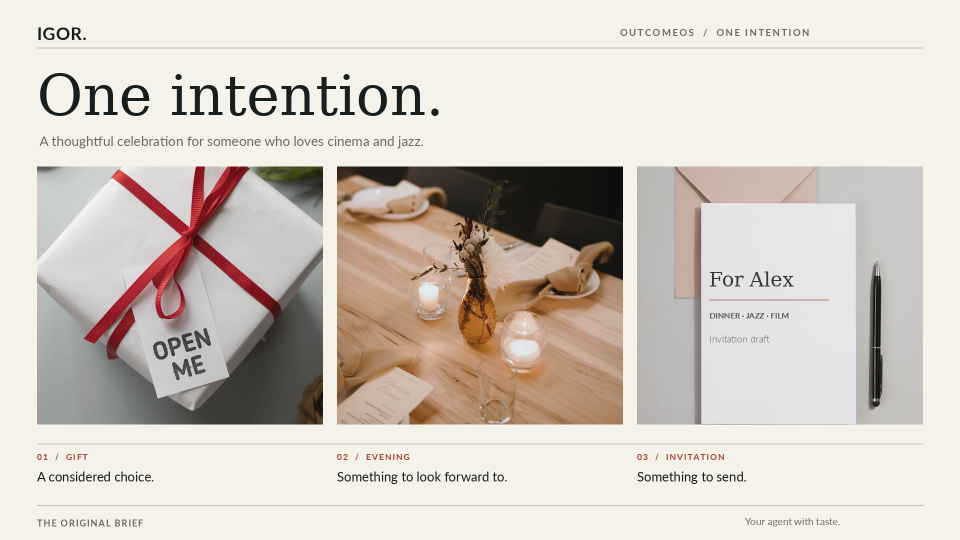
#> input picture production/signature/01_before_STORYFRAME.jpg, 1920 x 1080 px, given in place of A17.jpg, which was not available (shown at 1/2 size)
$ python build_signature_sequence.py
#> lines starting #> are read from the running program, lines starting #| are printed output that depends on the picture; pictures that were not available may be replaced by others from this repository, and a replacement may not be noted
#!/usr/bin/env python3
"""IGOR OutcomeOS signature sequence — photographic keyframe art direction.

Uses unchanged pixels from licensed-source photo library (photo IDs A17, A18, A21,
A22, A25, A26). Creates three matched, 1920x1080 movie keyframes, plus three
type-free plates for motion/Veo. Does not manufacture product screenshots.
"""
from __future__ import annotations
from pathlib import Path
from PIL import Image, ImageDraw, ImageFont, ImageFilter, ImageEnhance, ImageOps
import json
import os

ROOT=Path(__file__).resolve().parents[2]
SRC=ROOT/"dist"/"photos"
OUT=ROOT/"production"/"signature"
OUT.mkdir(parents=True,exist_ok=True)
W,H=1920,1080
PAPER=(245,242,234)
INK=(24,30,28)
MUTED=(106,107,100)
COPPER=(163,67,45)
WHITE=(252,250,243)

def font_path(family,style):
    roots=[
      "/usr/share/fonts/truetype/lato",
      "/usr/share/fonts/truetype/liberation2",
      "/usr/share/fonts/truetype/dejavu"
    ]
    names={
      ("serif","regular"):["LiberationSerif-Regular.ttf","DejaVuSerif.ttf"],
      ("serif","bold"):["LiberationSerif-Bold.ttf","DejaVuSerif-Bold.ttf"],
      ("sans","regular"):["Lato-Regular.ttf","LiberationSans-Regular.ttf","DejaVuSans.ttf"],
      ("sans","bold"):["Lato-Bold.ttf","LiberationSans-Bold.ttf","DejaVuSans-Bold.ttf"],
      ("sans","light"):["Lato-Light.ttf","LiberationSans-Regular.ttf","DejaVuSans.ttf"]
    }[(family,style)]
    for name in names:
        for root in roots:
            p=Path(root)/name
            if p.exists():return str(p)
    return "/usr/share/fonts/truetype/dejavu/DejaVuSans.ttf"
def font(sz,family="sans",style="regular"):
    return ImageFont.truetype(font_path(family,style),sz)

def crop_photo(photo, size, center=(.5,.5)):
    im=Image.open(SRC/f"{photo}.jpg").convert("RGB")
    im=ImageOps.exif_transpose(im)
    return ImageOps.fit(im,size,method=Image.Resampling.LANCZOS,centering=center)

def grade(im,photo):
    # Gentle, identical film-finishing pass for stock sources of unequal color.
    im=ImageEnhance.Contrast(im).enhance(0.98)
    im=ImageEnhance.Color(im).enhance(0.91)
    wash=Image.new("RGB",im.size,(239,226,206))
    return Image.blend(im,wash,0.055)

def spaced(d, text, xy, face, fill, spacing=3):
    x,y=xy
    for ch in text:
        d.text((x,y),ch,font=face,fill=fill)
        x+=d.textlength(ch,font=face)+spacing

def compose(ids, state, frame_num, clean=False):
    im=Image.new("RGB",(W,H),PAPER)
    d=ImageDraw.Draw(im)
    for y in range(0,H,6):
        # Subtle non-repeating horizontal paper texture; no gradients/neon.
        line=(244 if y%24==0 else 245,241 if y%18==0 else 242,233 if y%24==0 else 234)
        d.line((0,y,W,y),fill=line,width=1)
    xpoints=[74,674,1274]
    width,height=572,516
    t=333
    for i,(x,id) in enumerate(zip(xpoints,ids)):
        photo=grade(crop_photo(id,(width,height)),id)
        im.paste(photo,(x,t))
    # Make the invitation an actual draft artifact, not a blank stock-paper proxy.
    # Same inscription is deliberately preserved across budget revisions.
    d=ImageDraw.Draw(im)
    d.text((1418,535),"For Alex",font=font(40,"serif","regular"),fill=(57,55,51))
    d.line((1419,599,1657,599),fill=(167,133,115),width=2)
    d.text((1419,621),"DINNER · JAZZ · FILM",font=font(16,"sans","bold"),fill=(84,82,79))
    d.text((1419,666),"Invitation draft",font=font(19,"sans","light"),fill=(102,100,95))
    # Paper-based photographic geometry (same for all states).
    d=ImageDraw.Draw(im)
    d.line((74,95,1846,95),fill=(201,196,182),width=2)
    d.line((74,1010,1846,1010),fill=(201,196,182),width=2)
    d.line((74,887,1846,887),fill=(201,196,182),width=2)

    if clean:
        path=OUT/f"{frame_num:02d}_{state}_PLATE.jpg"
        im.save(path,"JPEG",quality=95,subsampling=0)
        return

    spaced(d,"IGOR.",(74,45),font(35,"sans","bold"),INK,spacing=1)
    spaced(d,"OUTCOMEOS  /  ONE INTENTION",(1240,53),font(19,"sans","bold"),MUTED,spacing=3)

    if state=="before":
        d.text((74,126),"One intention.",font=font(112,"serif","regular"),fill=INK)
        d.text((79,265),"A thoughtful celebration for someone who loves cinema and jazz.",
               font=font(27,"sans","regular"),fill=MUTED)
    elif state=="change":
        d.text((74,126),"Then one thing changes.",font=font(100,"serif","regular"),fill=INK)
        d.text((79,268),"The goal stays the same. The constraints don't.",
               font=font(26,"sans","regular"),fill=MUTED)
    else:
        d.text((74,126),"Change what matters.",font=font(110,"serif","regular"),fill=INK)
        d.text((79,268),"Two outcomes update. One stays exactly right.",
               font=font(26,"sans","regular"),fill=MUTED)

    labels_before=[
        ("01  /  GIFT","A considered choice."),
        ("02  /  EVENING","Something to look forward to."),
        ("03  /  INVITATION","Something to send.")
    ]
    labels_after=[
        ("01  /  GIFT","Reconsidered."),
        ("02  /  EVENING","Replanned."),
        ("03  /  INVITATION","Preserved. No change needed.")
    ]
    labs=labels_after if state=="after" else labels_before
    for x,(label,sub) in zip(xpoints,labs):
        spaced(d,label,(x,903),font(17,"sans","bold"),COPPER,spacing=2)
        d.text((x,937),sub,font=font(26,"sans","regular"),fill=INK)

    if state=="change":
        # One physical-print overlay, not a synthetic floating chatbot card.
        ov=Image.new("RGBA",(W,H),(0,0,0,0))
        dd=ImageDraw.Draw(ov)
        dd.rectangle((74,480,1846,720),fill=(30,33,30,240))
        dd.rectangle((74,480,87,720),fill=COPPER+(255,))
        dd.text((130,514),"“Actually, keep it under $150.”",
                font=font(76,"serif","regular"),fill=WHITE)
        spaced(dd,"A SINGLE CORRECTION  /  THREE AFFECTED RESULTS",
               (135,642),font(20,"sans","bold"),(225,218,203),spacing=2)
        im=Image.alpha_composite(im.convert("RGBA"),ov).convert("RGB")
        d=ImageDraw.Draw(im)

    if state=="after":
        spaced(d,"02 REVISED  /  01 PRESERVED",(74,1035),font(19,"sans","bold"),COPPER,spacing=2)
        d.text((1358,1030),"One conversation. Intelligent continuity.",
               font=font(20,"sans","regular"),fill=MUTED)
    else:
        spaced(d,"THE ORIGINAL BRIEF",(74,1035),font(18,"sans","bold"),MUTED,spacing=2)
        d.text((1490,1030),"Your agent with taste.",
               font=font(20,"sans","regular"),fill=MUTED)
    im.save(OUT/f"{frame_num:02d}_{state}_STORYFRAME.jpg","JPEG",quality=95,subsampling=0)

def main():
    before=["A17","A21","A25"]
    after=["A18","A22","A25"]
    states=[
      ("before", before,1),
      ("change",before,2),
      ("after",after,3)
    ]
    for state,ids,n in states:
        compose(ids,state,n,clean=True)
#> in compose, `im=Image.new("RGB",(W,H),PAPER)`:
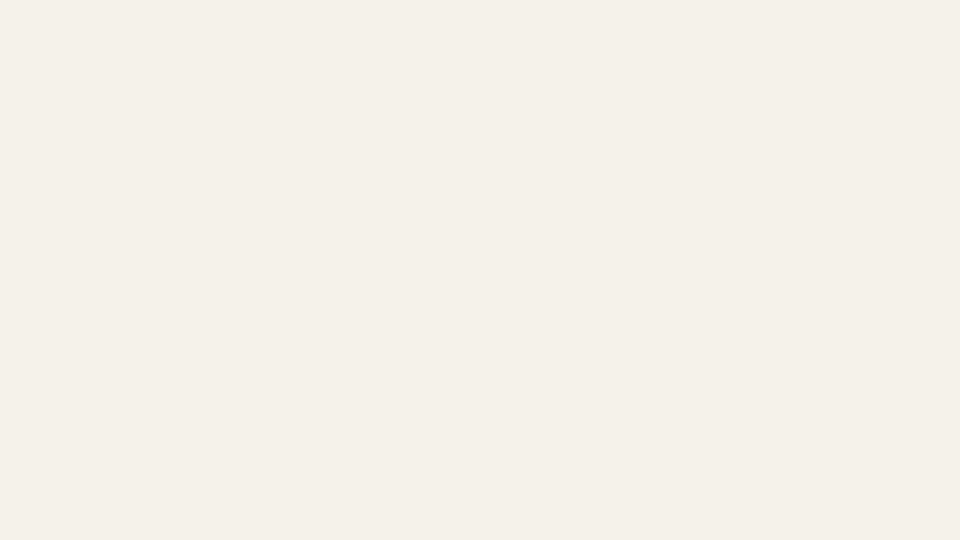
#> im: PIL image 1920x1080 RGB (shown at 1/2 size); mean R, G, B 245, 242, 234
#> in crop_photo, im is the input picture: PIL image 1920x1080 RGB; mean R, G, B 210.5, 202.4, 193.6
#> in crop_photo, `return ImageOps.fit(im,size,method=Image.Resampling.LANCZOS,centering=..`:
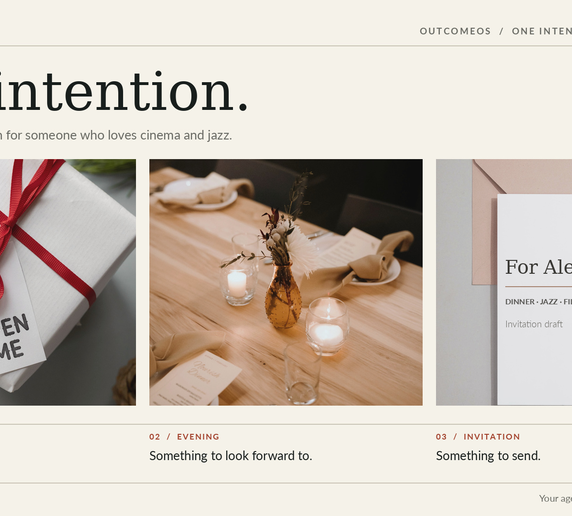
#> returned value: PIL image 572x516 RGB; mean R, G, B 203.6, 193.4, 182.8
#> in grade, `wash=Image.new("RGB",im.size,(239,226,206))`:
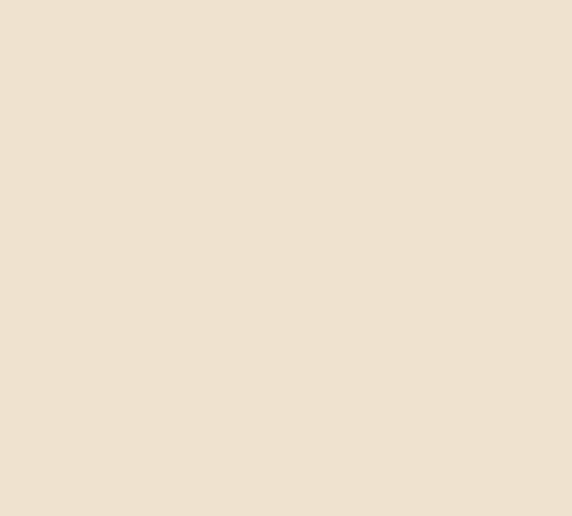
#> wash: PIL image 572x516 RGB; mean R, G, B 239, 226, 206
#> in compose, `im.paste(photo,(x,t))`:
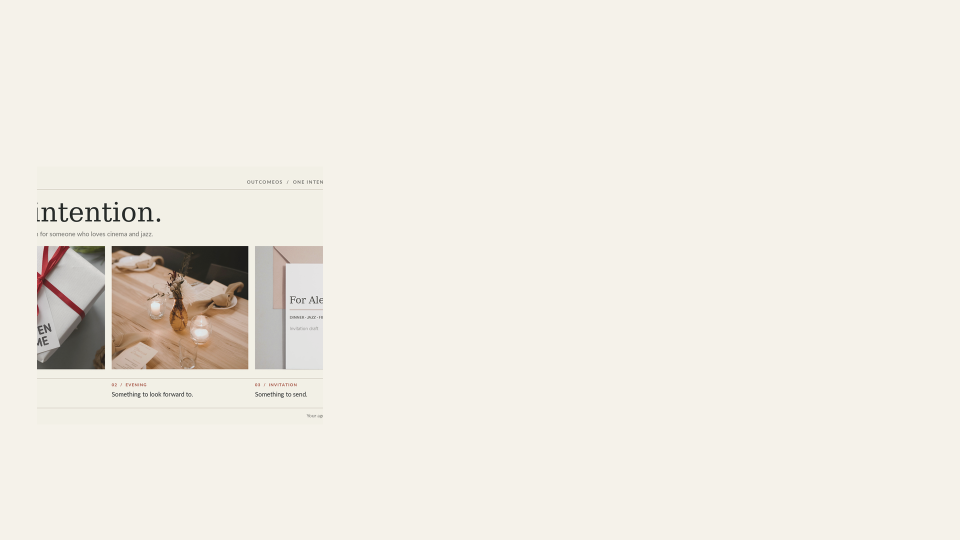
#> im: PIL image 1920x1080 RGB (shown at 1/2 size); mean R, G, B 239, 235.2, 226.8
#> in compose, `d=ImageDraw.Draw(im)`:
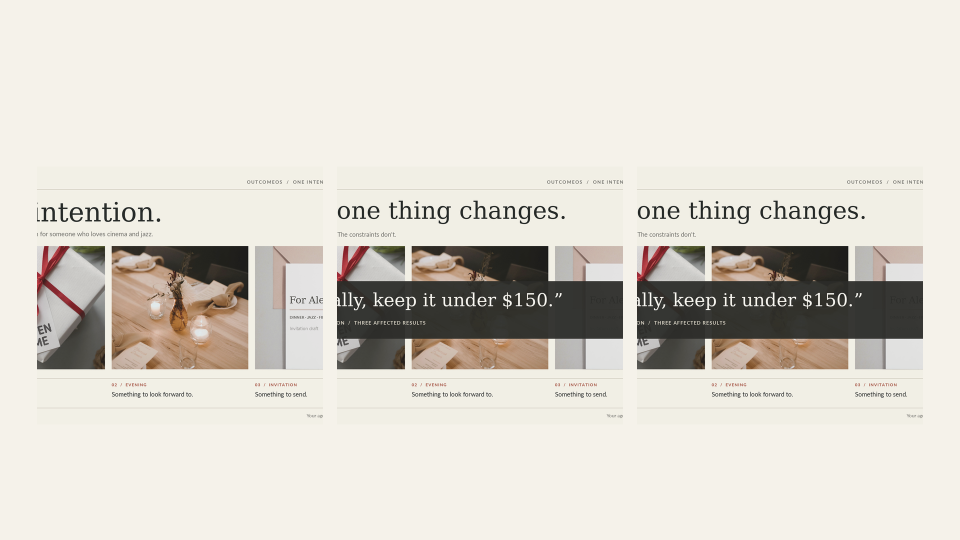
#> im: PIL image 1920x1080 RGB (shown at 1/2 size); mean R, G, B 219, 214.7, 206.1
        compose(ids,state,n,clean=False)
#> call 2 of compose, with state = 'before', frame_num = 1, clean = False
#> in compose (call 2), `im.save(OUT/f"{frame_num:02d}_{state}_STORYFRAME.jpg","JPEG",quality=9..`:
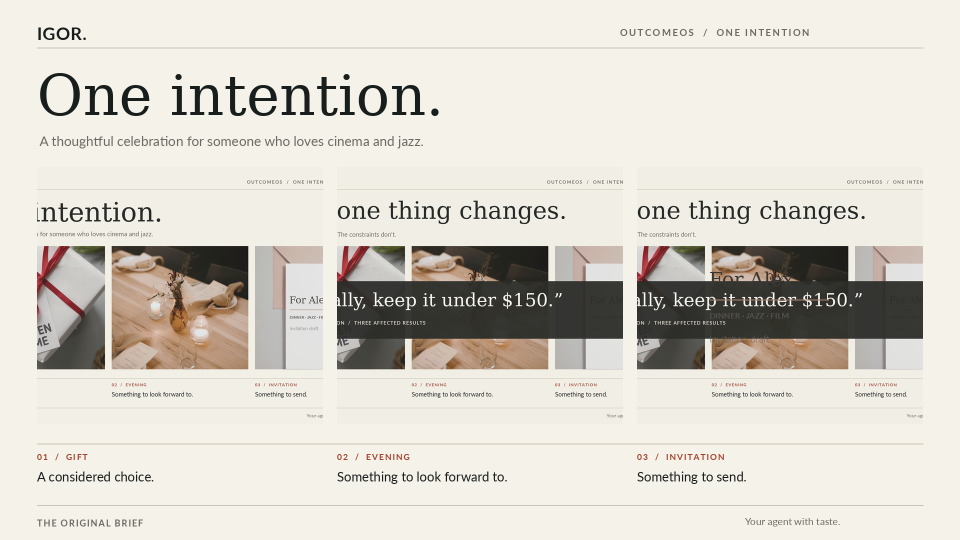
#> saved as 01_before_STORYFRAME.jpg: PIL image 1920x1080 RGB (shown at 1/2 size); mean R, G, B 215.9, 211.6, 203
    # One contact strip; individual full-HD frames remain the primary deliverable.
    board=Image.new("RGB",(1536,3*310+42),PAPER)
    d=ImageDraw.Draw(board)
    for i,(state,_,n) in enumerate(states):
        frame=Image.open(OUT/f"{n:02d}_{state}_STORYFRAME.jpg")
        preview=ImageOps.contain(frame,(1500,843//3))
        board.paste(preview,(18,18+i*310))
        d.text((19,300+i*310),f"0{n}   {['THE ORIGINAL BRIEF','THE CORRECTION','THE CONNECTED REVISION'][i]}",
               font=font(21,"sans","bold"),fill=INK)
    board.save(OUT/"SEQUENCE_OVERVIEW.jpg",quality=92)

    handoff={
      "title":"IGOR / One intention. Three outcomes.",
      "duration_seconds":8,
      "fps":24,
      "visual_language":"real source photography, physical rectangular framing, uncoated print stock, upright editorial typography, muted copper accent, no glowing interface",
      "frames":[{"time":"00:00–00:02.5","image":"01_before_STORYFRAME.jpg","plate":"01_before_PLATE.jpg","action":"Hold the connected set of outcomes. A near-imperceptible photographic push."},
                {"time":"00:02.5–00:04.5","image":"02_change_STORYFRAME.jpg","plate":"02_change_PLATE.jpg","action":"A new constraint enters on a physically flat dark matte. Hold for reading."},
                {"time":"00:04.5–00:08","image":"03_after_STORYFRAME.jpg","plate":"03_after_PLATE.jpg","action":"Only first and second photographs wipe to revised alternatives. The third stays fixed, establishing selective preservation. Hold the outcome labels."}],
      "editorial_rule":"Keyframe geometry must not move. Typography and photo swaps must be made in 2D postproduction for fidelity; Veo may animate texture only.",
      "truth_in_advertising":"Illustrative motion concept. A budget correction should revise eligible choices but preserve an invitation that does not contain pricing. Do not claim live updates or bookings without testing.",
      "sources":{"gift_original":"A17","gift_revised":"A18","evening_original":"A21","evening_revised":"A22","invite_original":"A25","invite_revised":"A25"},
      "sound":"Single initial paper foley tick, low musical pulse, three quiet staggered tactile clicks as output panels update. Avoid dramatic whooshes."
    }
    (OUT/"DIRECTOR_HANDOFF.json").write_text(json.dumps(handoff,indent=2))
    (OUT/"README.md").write_text(
      "# IGOR / OutcomeOS signature motion moment\n\n"
      "Three connected frames from 6 actual sourced photographs. No generated UI.\n\n"
      "1. Place 01_before_STORYFRAME.jpg at 0:00.\n"
      "2. Introduce 02_change_STORYFRAME.jpg at 2.5 seconds, using type compositing.\n"
      "3. Wipe the 3 photos one by one into 03_after_STORYFRAME.jpg, holding to 8 seconds.\n\n"
      "Clean plates for camera texture generation are supplied separately. "
      "Veo should **not** be asked to rewrite type or swap three specific images. "
      "For accurate product behavior, insert real Igor UI footage in this edit.\n\n"
      "Creative proof only; do not imply these stock images are verified Qloo outputs or completed bookings.\n"
    )
    print("Generated 3 approved-design-direction storyframes + 3 source-image plates + contact strip")

#> (the run stopped early here; a loop or call above may not have finished)
